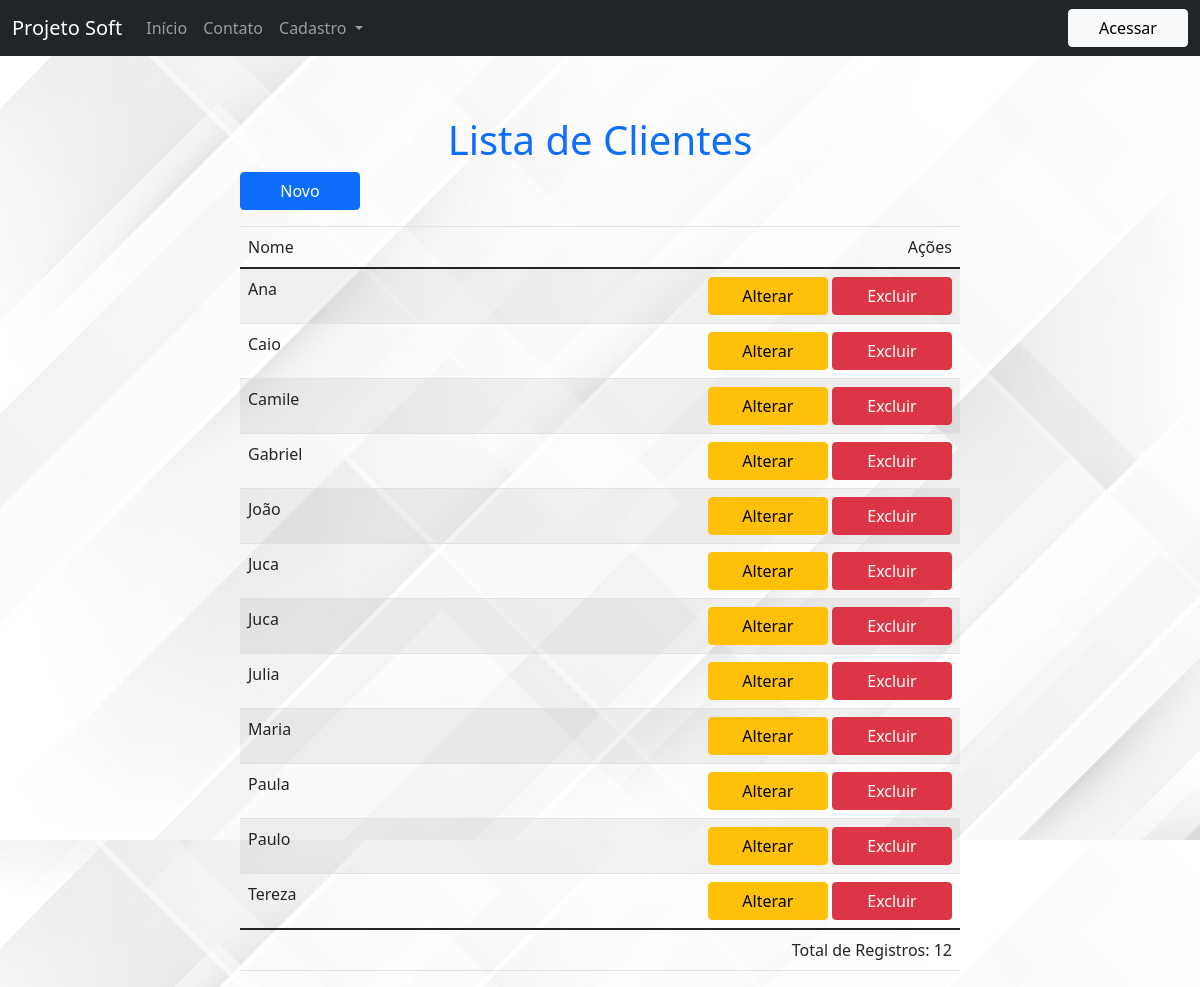
The page /lista-cliente on the database its author committed.
### cliente/models.py (models this page shows, shortened)
class Cliente(models.Model):
    SEXO = [
        ('M', 'Masculino'),
        ('F', 'Feminino'),
    ]
    CARRO = [
        ('S', 'Sim'),
        ('N', 'Não'),
    ]
    ESTADO_CIVIL= [
        (1, 'Solteiro(a)'),
        (2, 'Casado(a)'),
        (3, 'Divorciado(a)'),
        (4, 'Viúvo(a)'),
        (5, 'Desquitado(a)'),
        (6, 'União Estável'),
    ]
    FILHOS = [
        ('S', 'Sim'),
        ('N', 'Não'),
    ]
    nome = models.CharField(max_length=50, blank=False, null=False)
    email = models.CharField(max_length=100, null=True, blank=True)
    nasc = models.DateField(null=True, blank=True)
    cpfcnpj = models.OneToOneField(CPFCNPJ, on_delete=models.CASCADE, blank=False, null=False)
    cidade = models.OneToOneField(Cidade, on_delete=models.CASCADE, blank=False, null=True)
    sexo = models.CharField(max_length=1,choices=SEXO, null=True, blank=True)
    profissao = models.CharField(max_length=50, null=True, blank=True)
    renda = models.DecimalField(max_digits=8, decimal_places=2, null=True, blank=True)
    carro = models.CharField(max_length=1, choices=CARRO, null=True, blank=True)
    estado_civil = models.IntegerField(choices=ESTADO_CIVIL, default=1, null=True, blank=True)
    filhos = models.CharField(max_length=1, choices=FILHOS, null=True, blank=True)
    class Meta:
        db_table = 'cliente'

### meu_site/views.py (the view)
# urls.py: path('lista-cliente', lista_clientes),
def lista_clientes(request):
    cliente = Cliente.objects.all().order_by('nome')
    totalCliente = cliente.count()
    return render(request, 'lista-clientes.html',{'cliente' : cliente, 'total' : totalCliente})

### templates/lista-clientes.html (shortened to what this page needs)
{% extends 'base.html'%}
{% load static %}
{% block corpo %}
<div id="conteudo-dados">
    <div style="display: flex; flex-direction: row; justify-content: center;">
        <h1 class='text-primary'>Lista de Clientes</h1>
    </div>
    <a href="cadastro-cliente">
        <input type="button" value="Novo" class="btn btn-primary">
    </a>
    {% if total > 0 %}
    <table class="table table-striped">
        <thead>
            <tr>
                <th colspan='3'></th>
            </tr>
            <tr>
                <td>Nome</td>
                <td colspan='2' align="right">Ações</td>
            </tr>
        </thead>
        <tbody>
            {% for cliente in cliente %}
            <tr>
                <td><label>{{cliente.nome}}</label></td>
                <td align="right">
                    <a href="altera-cliente">
                        <input type="button" class="btn btn-warning" value="Alterar"></a>
                    <a href="exclui-cliente">
                        <input type="button" class="btn btn-danger" value="Excluir">
                    </a>
                </td>
            </tr>
            {% endfor %}
        </tbody>
        <tfoot>
            <tr>
                <td colspan="3" align="right">Total de Registros: {{ total }}</td>
            </tr>
        </tfoot>
    </table>
    {% else %}
    {% include 'semitens.html' %}
    {% endif %}
</div>
{% endblock %}

### templates/base.html (shortened to what this page needs)
{% load static %}
<!DOCTYPE html>
<html lang="pt-br">
<head>
    <link href="https://cdn.jsdelivr.net/npm/bootstrap@5.1.3/dist/css/bootstrap.min.css" rel="stylesheet">
    <link rel="stylesheet" href="{% static 'css/style.css' %}" type="text/css">
</head>
<body background="{% static 'images/fundocinza.jpg' %}">
    {% include 'cabecalho.html' %}
    {% block corpo %}{% endblock %}
</body>
</html>

### templates/cabecalho.html (shortened to what this page needs)
<nav class="navbar navbar-expand-lg navbar-dark bg-dark">
    <div class="container-fluid">
      <a class="navbar-brand" href="home">Projeto Soft</a>
      <div class="collapse navbar-collapse" id="navbarSupportedContent">
        <ul class="navbar-nav me-auto mb-2 mb-lg-0">
          <li class="nav-item">
            <a class="nav-link" aria-current="page" href="home">Início</a>
          </li>
          <li class="nav-item">
            <a class="nav-link" href="contato">Contato</a>
          </li>
          <li class="nav-item dropdown">
            <a class="nav-link dropdown-toggle" href="#" id="navbarDropdown" role="button" data-bs-toggle="dropdown" aria-expanded="false">
              Cadastro
            </a>
          </li>
        </ul>
        <form class="d-flex">
          <a href="login"><input type="button" value="Acessar" class="btn btn-light"></a>
        </form>
      </div>
    </div>
  </nav>

### static/css/style.css (style rules this page uses)
body { background-attachment: fixed; background-size: 100%; }
.btn { width: 120px; }
#conteudo-dados { display: flex; flex-direction: column; justify-content: center; width: 60%; margin-left: 20%; margin-top: 5%; }

### rows shown on the page
Cliente: nome "Ana"
Cliente: nome "Caio"
Cliente: nome "Camile"
Cliente: nome "Gabriel"
Cliente: nome "João"
Cliente: nome "Juca"
Cliente: nome "Juca"
Cliente: nome "Julia"
Cliente: nome "Maria"
Cliente: nome "Paula"
Cliente: nome "Paulo"
Cliente: nome "Tereza"

### other values the page prints
{{ total }} "12"
